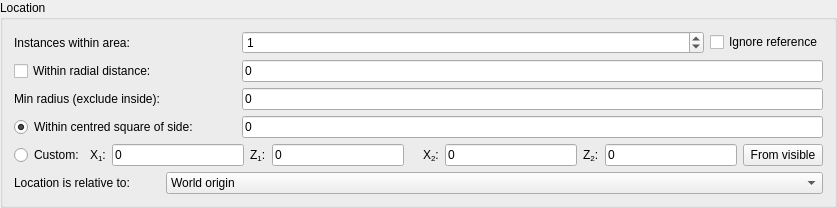
        <widget class="QGroupBox" name="groupBoxPosition">
         <property name="sizePolicy">
          <sizepolicy hsizetype="Preferred" vsizetype="Preferred">
           <horstretch>0</horstretch>
           <verstretch>0</verstretch>
          </sizepolicy>
         </property>
         <property name="title">
          <string>Location</string>
         </property>
         <layout class="QGridLayout" name="gridLayout">
          <item row="5" column="1" colspan="6">
           <layout class="QHBoxLayout" name="horizontalLayout">
            <item>
             <widget class="QLabel" name="labelX1">
              <property name="toolTip">
               <string>Lower bound (inclusive)</string>
              </property>
              <property name="text">
               <string>X&lt;sub&gt;1&lt;/sub&gt;:</string>
              </property>
             </widget>
            </item>
            <item>
             <widget class="CoordEdit" name="lineEditX1">
              <property name="toolTip">
               <string>Lower bound (inclusive)</string>
              </property>
              <property name="text">
               <string>0</string>
              </property>
             </widget>
            </item>
            <item>
             <widget class="QLabel" name="labelZ1">
              <property name="toolTip">
               <string>Lower bound (inclusive)</string>
              </property>
              <property name="text">
               <string>Z&lt;sub&gt;1&lt;/sub&gt;:</string>
              </property>
             </widget>
            </item>
            <item>
             <widget class="CoordEdit" name="lineEditZ1">
              <property name="toolTip">
               <string>Lower bound (inclusive)</string>
              </property>
              <property name="text">
               <string>0</string>
              </property>
             </widget>
            </item>
            <item>
             <widget class="QLabel" name="label_13">
              <property name="text">
               <string/>
              </property>
             </widget>
            </item>
            <item>
             <widget class="QLabel" name="labelX2">
              <property name="toolTip">
               <string>Upper bound (inclusive)</string>
              </property>
              <property name="text">
               <string>X&lt;sub&gt;2&lt;/sub&gt;:</string>
              </property>
             </widget>
            </item>
            <item>
             <widget class="CoordEdit" name="lineEditX2">
              <property name="toolTip">
               <string>Upper bound (inclusive)</string>
              </property>
              <property name="text">
               <string>0</string>
              </property>
             </widget>
            </item>
            <item>
             <widget class="QLabel" name="labelZ2">
              <property name="toolTip">
               <string>Upper bound (inclusive)</string>
              </property>
              <property name="text">
               <string>Z&lt;sub&gt;2&lt;/sub&gt;:</string>
              </property>
             </widget>
            </item>
            <item>
             <widget class="CoordEdit" name="lineEditZ2">
              <property name="toolTip">
               <string>Upper bound (inclusive)</string>
              </property>
              <property name="text">
               <string>0</string>
              </property>
              <property name="maxLength">
               <number>9</number>
              </property>
             </widget>
            </item>
            <item>
             <widget class="QPushButton" name="buttonFromVisible">
              <property name="text">
               <string>From visible</string>
              </property>
             </widget>
            </item>
           </layout>
          </item>
          <item row="0" column="6">
           <widget class="QCheckBox" name="checkSkipRef">
            <property name="toolTip">
             <string>Skip instances at exactly the relative reference location</string>
            </property>
            <property name="text">
             <string>Ignore reference</string>
            </property>
           </widget>
          </item>
<item row="4" column="5" colspan="2">
            <widget class="QLineEdit" name="lineSquare">
             <property name="text">
              <string>0</string>
             </property>
            </widget>
           </item>
           <item row="2" column="5" colspan="2">
            <widget class="QLineEdit" name="lineRadius">
            <property name="text">
             <string>0</string>
            </property>
           </widget>
          </item>
<item row="3" column="0" colspan="4">
            <widget class="QLabel" name="labelRadiusMin">
             <property name="text">
              <string>Min radius (exclude inside):</string>
             </property>
            </widget>
           </item>
           <item row="3" column="5" colspan="2">
            <widget class="QLineEdit" name="lineRadiusMin">
             <property name="text">
              <string>0</string>
             </property>
            </widget>
           </item>
          <item row="5" column="0">
           <widget class="QRadioButton" name="radioCustom">
            <property name="text">
             <string>Custom:</string>
            </property>
           </widget>
          </item>
          <item row="6" column="0" colspan="3">
           <widget class="QLabel" name="labelRelative">
            <property name="text">
             <string>Location is relative to:</string>
            </property>
           </widget>
          </item>
<item row="4" column="4">
             <widget class="QPushButton" name="buttonAreaInfo">
            <property name="sizePolicy">
             <sizepolicy hsizetype="Minimum" vsizetype="Fixed">
              <horstretch>0</horstretch>
              <verstretch>0</verstretch>
             </sizepolicy>
            </property>
            <property name="styleSheet">
             <string notr="true">
QPushButton {
	background-color: rgba(255, 255, 255, 0);
	border: none;
	image: url(:/icons/info.png);
	image-position: right;
}
QPushButton:hover {
	image: url(:/icons/info_h.png);
}</string>
            </property>
            <property name="text">
             <string/>
            </property>
           </widget>
          </item>
          <item row="0" column="5">
           <widget class="SpinInstances" name="spinBox">
            <property name="sizePolicy">
             <sizepolicy hsizetype="Expanding" vsizetype="Fixed">
              <horstretch>0</horstretch>
              <verstretch>0</verstretch>
             </sizepolicy>
            </property>
            <property name="specialValueText">
             <string>0 (exclude)</string>
            </property>
            <property name="minimum">
             <number>0</number>
            </property>
            <property name="maximum">
             <number>99</number>
            </property>
            <property name="value">
             <number>1</number>
            </property>
           </widget>
          </item>
          <item row="6" column="3" colspan="4">
           <widget class="StyledComboBox" name="comboRelative">
            <item>
             <property name="text">
              <string>World origin</string>
             </property>
            </item>
           </widget>
          </item>
<item row="4" column="0" colspan="4">
            <widget class="QRadioButton" name="radioSquare">
            <property name="text">
             <string>Within centred square of side:</string>
            </property>
            <property name="checked">
             <bool>true</bool>
            </property>
           </widget>
          </item>
          <item row="2" column="0" colspan="4">
           <widget class="QCheckBox" name="checkRadius">
            <property name="text">
             <string>Within radial distance:</string>
            </property>
           </widget>
          </item>
          <item row="0" column="0" colspan="4">
           <widget class="QLabel" name="labelSpinBox">
            <property name="text">
             <string>Instances within area:</string>
            </property>
           </widget>
          </item>
         </layout>
        </widget>
